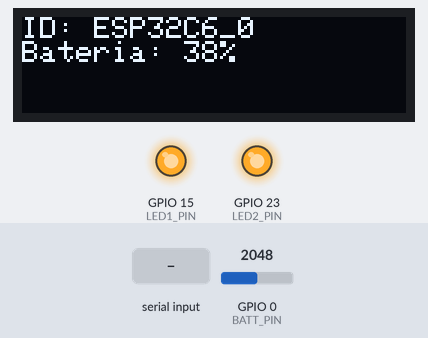
Bench run of a sketch on a simulated ESP32-C6. On the bench: 128×32 one-colour display, output pins drawn as LEDs (lit = HIGH). The test bench sets the inputs (shaded band); at power-on: GPIO 0 (BATT_PIN) = 2048. A WiFi scan finds three made-up networks; EEPROM starts erased; no MQTT or app messages arrive unless stated; what the sketch prints to the serial monitor is not drawn.

Above: at 8.6 s.
8.7 s: GPIO 0 (BATT_PIN) set to 2120
At 12.2 s:
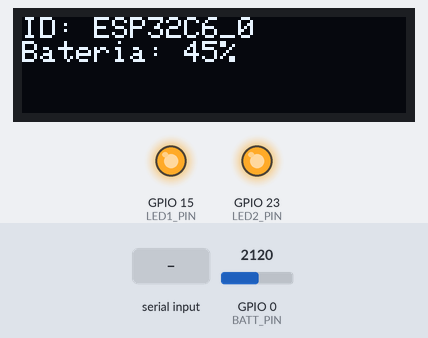
13.8 s: "config\n" received over Serial
18.9 s: "1\n" received over Serial
24.0 s: "0\n" received over Serial
Timing chart, 0 to 27.0 s (numbered marks = the images above; inputs shaded):
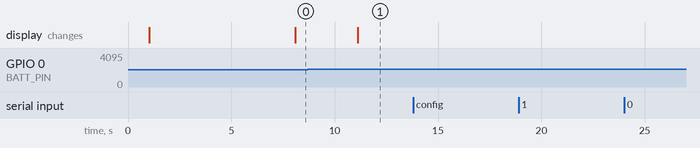

The sketch:

esp_programacao.ino
```cpp
// ===== Bibliotecas utilizadas =====
#include <Wire.h>                // Comunicação I2C
#include <Adafruit_GFX.h>        // Biblioteca gráfica genérica para displays
#include <Adafruit_SSD1306.h>    // Biblioteca específica para displays OLED SSD1306
#include <WiFi.h>                // Conexão Wi-Fi no ESP32
#include <PubSubClient.h>        // Cliente MQTT
#include <Preferences.h>         // Armazenamento não volátil (NVS)

// ===== Configurações do OLED =====
#define SCREEN_WIDTH 128
#define SCREEN_HEIGHT 32
#define OLED_ADDR 0x3C            // Endereço I2C do display
#define SDA_PIN 8                 // Pino SDA do I2C
#define SCL_PIN 9                 // Pino SCL do I2C

// ===== Sensores e LEDs =====
#define BATT_PIN 0                // Pino para leitura de tensão da bateria
#define LED1_PIN 15
#define LED2_PIN 23
#define VOLTAGE_MIN 1.3           // Tensão mínima (0%)
#define VOLTAGE_MAX 2.2           // Tensão máxima (100%)

// Cria objeto para o display OLED
Adafruit_SSD1306 display(SCREEN_WIDTH, SCREEN_HEIGHT, &Wire, -1);

// ===== Configuração Wi-Fi e MQTT =====
String ssid = "CASA BO";         // SSID padrão (pode ser sobrescrito pelas preferências salvas)
String password = "casabo3731";  // Senha padrão
const char* mqtt_server = "192.168.189.232";  // Endereço do servidor MQTT
const int mqtt_port = 1883;

WiFiClient espClient;            // Cliente Wi-Fi
PubSubClient client(espClient);  // Cliente MQTT

// ===== Preferências salvas no NVS =====
Preferences prefs;
String mqtt_client_id = "ESP32C6_2";

// ===== Controle de tempo =====
unsigned long lastScan = 0;
const unsigned long scanInterval = 10000; // Intervalo de 10s para envio de dados

// ===== SETUP =====
void setup() {
  Serial.begin(115200);
  delay(1000);

  // Inicializa I2C e OLED
  Wire.begin(SDA_PIN, SCL_PIN);
  display.begin(SSD1306_SWITCHCAPVCC, OLED_ADDR);
  display.clearDisplay();

  // Carrega dados salvos (ID, SSID, senha) da memória persistente
  prefs.begin("mqtt", false);
  String idStr = prefs.getString("client_id", "0");
  mqtt_client_id = "ESP32C6_" + idStr;
  ssid = prefs.getString("ssid", ssid);
  password = prefs.getString("password", password);
  prefs.end();

  // Configura LEDs como saída
  pinMode(LED1_PIN, OUTPUT);
  pinMode(LED2_PIN, OUTPUT);
  digitalWrite(LED1_PIN, HIGH);
  digitalWrite(LED2_PIN, HIGH);

  // Mostra SSID e senha carregados
  Serial.printf("SSID carregado: \"%s\"\n", ssid.c_str());
  Serial.printf("Senha carregada: \"%s\"\n", password.c_str());

  // Configura conexão com o servidor MQTT
  client.setServer(mqtt_server, mqtt_port);

  // Conecta ao melhor ponto de acesso
  connectToBestAP();
}

// ===== LOOP PRINCIPAL =====
void loop() {
  // Permite entrar no modo configuração via comando serial "config"
  if (Serial.available()) {
    String entrada = Serial.readStringUntil('\n');
    entrada.trim();
    if (entrada == "config") {
      entrarModoConfiguracao();
      return;
    }
  }

  // Reconexão Wi-Fi/MQTT se necessário
  if (WiFi.status() != WL_CONNECTED) connectToBestAP();
  if (!client.connected()) connectToMQTT();
  client.loop();

  // Leitura do nível da bateria
  int raw = analogRead(BATT_PIN);
  float voltage = (raw / 4095.0) * 3.3;  // Converte leitura ADC para tensão
  float percent = (voltage - VOLTAGE_MIN) / (VOLTAGE_MAX - VOLTAGE_MIN) * 100.0;
  percent = constrain(percent, 0.0, 100.0);

  // Mostra status no display
  drawStatus(percent);

  // Envia dados a cada intervalo definido
  if (millis() - lastScan > scanInterval) {
    lastScan = millis();
    connectToBestAP();               // Reconecta se necessário
    sendBSSIDViaMQTT();               // Envia BSSID via MQTT
    sendBatteryViaMQTT((int)percent); // Envia nível da bateria via MQTT
  }

  delay(1000);
}

// ===== Modo de configuração serial =====
void entrarModoConfiguracao() {
  String id = "";
  String newSsid = "";
  String newPass = "";

  // Solicita novo ID
  Serial.println("Digite novo ID (apenas número):");
  while (id.length() == 0) {
    if (Serial.available()) {
      id = Serial.readStringUntil('\n');
      id.trim();
    }
  }

  // Solicita novo SSID
  Serial.println("Digite novo SSID:");
  while (newSsid.length() == 0) {
    if (Serial.available()) {
      newSsid = Serial.readStringUntil('\n');
      newSsid.trim();
    }
  }

  // Solicita nova senha
  Serial.println("Digite nova senha:");
  while (newPass.length() == 0) {
    if (Serial.available()) {
      newPass = Serial.readStringUntil('\n');
      newPass.trim();
    }
  }

  // Salva no NVS
  prefs.begin("mqtt", false);
  prefs.putString("client_id", id);
  prefs.putString("ssid", newSsid);
  prefs.putString("password", newPass);
  prefs.end();

  Serial.println("Configuração salva. Reiniciando...");
  delay(500);
  ESP.restart();
}

// ===== Atualiza display com informações =====
void drawStatus(int percent) {
  display.clearDisplay();
  display.setTextSize(1);
  display.setCursor(0, 0);
  display.printf("ID: %s\n", mqtt_client_id.c_str());
  display.printf("Bateria: %d%%", percent);
  display.display();
}

// ===== Seleciona e conecta ao melhor ponto de acesso =====
void connectToBestAP() {
  int numNetworks = WiFi.scanNetworks();
  if (numNetworks == 0) {
    Serial.println("Nenhuma rede WiFi encontrada.");
    return;
  }

  int bestSignal = -100;
  String bestBSSID;
  for (int i = 0; i < numNetworks; i++) {
    if (WiFi.SSID(i) == ssid && WiFi.RSSI(i) > bestSignal) {
      bestSignal = WiFi.RSSI(i);
      bestBSSID = WiFi.BSSIDstr(i);
    }
  }

  if (bestSignal == -100) {
    Serial.println("SSID desejado não encontrado.");
    return;
  }

  // Evita reconectar se já está na melhor rede
  if (WiFi.status() == WL_CONNECTED && WiFi.BSSIDstr() == bestBSSID) {
    Serial.println("Já conectado à melhor rede.");
    return;
  }

  // Conexão
  Serial.printf("Conectando a SSID: %s\n", ssid.c_str());
  WiFi.disconnect(true);
  WiFi.begin(ssid.c_str(), password.c_str());

  int timeout = 15;
  while (WiFi.status() != WL_CONNECTED && timeout-- > 0) {
    delay(1000);
    Serial.print(".");
  }

  if (WiFi.status() == WL_CONNECTED) {
    Serial.println("\nWi-Fi conectado!");
    Serial.print("IP: ");
    Serial.println(WiFi.localIP());
  } else {
    Serial.println("\nFalha ao conectar.");
  }
}

// ===== Conecta ao broker MQTT =====
void connectToMQTT() {
  for (int i = 0; i < 5 && !client.connected(); i++) {
    client.connect(mqtt_client_id.c_str());
    delay(3000);
  }
}

// ===== Envia BSSID via MQTT =====
void sendBSSIDViaMQTT() {
  if (WiFi.status() == WL_CONNECTED && client.connected()) {
    String payload = mqtt_client_id + "|" + WiFi.BSSIDstr();
    client.publish("esp32/bssid", payload.c_str());
  }
}

// ===== Envia nível da bateria via MQTT =====
void sendBatteryViaMQTT(int percent) {
  if (WiFi.status() == WL_CONNECTED && client.connected()) {
    String payload = mqtt_client_id + "|" + String(percent);
    client.publish("esp32/battery", payload.c_str());
  }
}
```

Measured:
- the behaviour switches between 2048 and 2049 on GPIO 0 (BATT_PIN) (found by bisection; images 0 and 1)
- after the input at 8.7 s, the display: changes after 2.4 s (image 1)
- after the input at 13.8 s, every drawn part: stays the same
- after the input at 18.9 s, every drawn part: stays the same
- after the input at 24.0 s, every drawn part: stays the same
